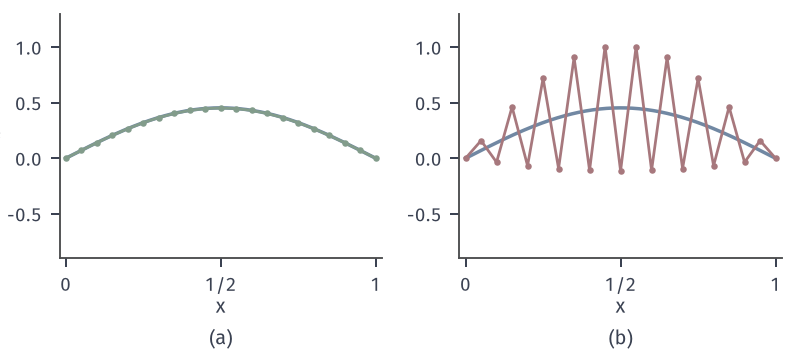

Generate this figure with Python:
from pathlib import Path
import sys
HERE = Path(__file__).resolve().parent
sys.path.insert(0, str(HERE.parent/"pdenum-common"))
from pdenum_fig import *
# Explicit Euler for heat equation, h=1/20: r=0.4 and r=0.55, u0=sin(pi x)+0.1 sin(3 pi x), t up to 0.04.
n = 20; h = 1/n; x = np.linspace(0, 1, n+1); X = np.linspace(0, 1, 401); A = lap1d(n)
def exact(s, t): return np.exp(-PI**2*t)*np.sin(PI*s)+.1*np.exp(-9*PI**2*t)*np.sin(3*PI*s)
fig, axes = figure(width_mm=112, height_mm=50, ncols=2)
panel(fig, left=.075, wspace=.24, bottom=.27)
rec = {}
for ax, r, c in zip(axes, (.4, .55), (GREEN, RED)):
    tau = r*h*h; N = round(.08/tau); tau = .08/N; U = exact(x[1:-1], 0)+2e-5*np.sin(19*PI*x[1:-1])
    for k in range(N): U = U-tau*A@U
    ax.plot(X, exact(X, .08), color=BLUE, lw=1.4); ax.plot(x, np.r_[0, U, 0], color=c, lw=1.1, marker='o', ms=2.6, mew=0)
    ax.set_xlim(-.02, 1.02); ax.set_xticks([0, .5, 1]); ax.set_xticklabels(['0', '1/2', '1']); ax.set_xlabel('$x$', labelpad=1)
    rec[r] = {'steps': N, 'max': float(np.max(np.abs(U)))}; ax.set_ylim(-.9, 1.3); ax.set_yticks([-.5, 0, .5, 1])
axes[0].set_ylabel('$u$', labelpad=1)
tags(fig, axes); save(fig, HERE, 'figure', rec); print(rec)
